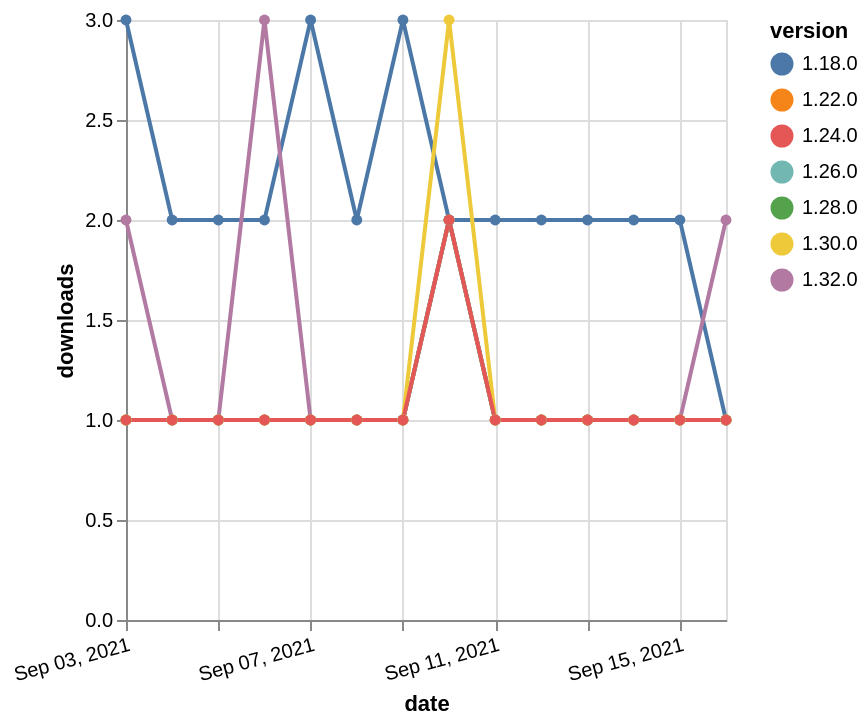

Write a Vega-Lite specification for this figure.
### Vega-Lite specification from a JSON file in a GitHub repository (floating-point values rounded to 4 significant figures)
{"$schema": "https://vega.github.io/schema/vega-lite/v5.json", "description": "A simple bar chart with embedded data.", "data": {"values": [{"date": "2021-09-03", "total": 2335, "delta": 3, "version": "1.18.0"}, {"date": "2021-09-04", "total": 2337, "delta": 2, "version": "1.18.0"}, {"date": "2021-09-05", "total": 2339, "delta": 2, "version": "1.18.0"}, {"date": "2021-09-06", "total": 2341, "delta": 2, "version": "1.18.0"}, {"date": "2021-09-07", "total": 2344, "delta": 3, "version": "1.18.0"}, {"date": "2021-09-08", "total": 2346, "delta": 2, "version": "1.18.0"}, {"date": "2021-09-09", "total": 2349, "delta": 3, "version": "1.18.0"}, {"date": "2021-09-10", "total": 2351, "delta": 2, "version": "1.18.0"}, {"date": "2021-09-11", "total": 2353, "delta": 2, "version": "1.18.0"}, {"date": "2021-09-12", "total": 2355, "delta": 2, "version": "1.18.0"}, {"date": "2021-09-13", "total": 2357, "delta": 2, "version": "1.18.0"}, {"date": "2021-09-14", "total": 2359, "delta": 2, "version": "1.18.0"}, {"date": "2021-09-15", "total": 2361, "delta": 2, "version": "1.18.0"}, {"date": "2021-09-16", "total": 2362, "delta": 1, "version": "1.18.0"}, {"date": "2021-09-03", "total": 118, "delta": 2, "version": "1.32.0"}, {"date": "2021-09-04", "total": 119, "delta": 1, "version": "1.32.0"}, {"date": "2021-09-05", "total": 120, "delta": 1, "version": "1.32.0"}, {"date": "2021-09-06", "total": 123, "delta": 3, "version": "1.32.0"}, {"date": "2021-09-07", "total": 124, "delta": 1, "version": "1.32.0"}, {"date": "2021-09-08", "total": 125, "delta": 1, "version": "1.32.0"}, {"date": "2021-09-09", "total": 126, "delta": 1, "version": "1.32.0"}, {"date": "2021-09-10", "total": 128, "delta": 2, "version": "1.32.0"}, {"date": "2021-09-11", "total": 129, "delta": 1, "version": "1.32.0"}, {"date": "2021-09-12", "total": 130, "delta": 1, "version": "1.32.0"}, {"date": "2021-09-13", "total": 131, "delta": 1, "version": "1.32.0"}, {"date": "2021-09-14", "total": 132, "delta": 1, "version": "1.32.0"}, {"date": "2021-09-15", "total": 133, "delta": 1, "version": "1.32.0"}, {"date": "2021-09-16", "total": 135, "delta": 2, "version": "1.32.0"}, {"date": "2021-09-03", "total": 257, "delta": 1, "version": "1.22.0"}, {"date": "2021-09-04", "total": 258, "delta": 1, "version": "1.22.0"}, {"date": "2021-09-05", "total": 259, "delta": 1, "version": "1.22.0"}, {"date": "2021-09-06", "total": 260, "delta": 1, "version": "1.22.0"}, {"date": "2021-09-07", "total": 261, "delta": 1, "version": "1.22.0"}, {"date": "2021-09-08", "total": 262, "delta": 1, "version": "1.22.0"}, {"date": "2021-09-09", "total": 263, "delta": 1, "version": "1.22.0"}, {"date": "2021-09-10", "total": 265, "delta": 2, "version": "1.22.0"}, {"date": "2021-09-11", "total": 266, "delta": 1, "version": "1.22.0"}, {"date": "2021-09-12", "total": 267, "delta": 1, "version": "1.22.0"}, {"date": "2021-09-13", "total": 268, "delta": 1, "version": "1.22.0"}, {"date": "2021-09-14", "total": 269, "delta": 1, "version": "1.22.0"}, {"date": "2021-09-15", "total": 270, "delta": 1, "version": "1.22.0"}, {"date": "2021-09-16", "total": 271, "delta": 1, "version": "1.22.0"}, {"date": "2021-09-03", "total": 169, "delta": 1, "version": "1.28.0"}, {"date": "2021-09-04", "total": 170, "delta": 1, "version": "1.28.0"}, {"date": "2021-09-05", "total": 171, "delta": 1, "version": "1.28.0"}, {"date": "2021-09-06", "total": 172, "delta": 1, "version": "1.28.0"}, {"date": "2021-09-07", "total": 173, "delta": 1, "version": "1.28.0"}, {"date": "2021-09-08", "total": 174, "delta": 1, "version": "1.28.0"}, {"date": "2021-09-09", "total": 175, "delta": 1, "version": "1.28.0"}, {"date": "2021-09-10", "total": 177, "delta": 2, "version": "1.28.0"}, {"date": "2021-09-11", "total": 178, "delta": 1, "version": "1.28.0"}, {"date": "2021-09-12", "total": 179, "delta": 1, "version": "1.28.0"}, {"date": "2021-09-13", "total": 180, "delta": 1, "version": "1.28.0"}, {"date": "2021-09-14", "total": 181, "delta": 1, "version": "1.28.0"}, {"date": "2021-09-15", "total": 182, "delta": 1, "version": "1.28.0"}, {"date": "2021-09-16", "total": 183, "delta": 1, "version": "1.28.0"}, {"date": "2021-09-03", "total": 200, "delta": 1, "version": "1.26.0"}, {"date": "2021-09-04", "total": 201, "delta": 1, "version": "1.26.0"}, {"date": "2021-09-05", "total": 202, "delta": 1, "version": "1.26.0"}, {"date": "2021-09-06", "total": 203, "delta": 1, "version": "1.26.0"}, {"date": "2021-09-07", "total": 204, "delta": 1, "version": "1.26.0"}, {"date": "2021-09-08", "total": 205, "delta": 1, "version": "1.26.0"}, {"date": "2021-09-09", "total": 206, "delta": 1, "version": "1.26.0"}, {"date": "2021-09-10", "total": 208, "delta": 2, "version": "1.26.0"}, {"date": "2021-09-11", "total": 209, "delta": 1, "version": "1.26.0"}, {"date": "2021-09-12", "total": 210, "delta": 1, "version": "1.26.0"}, {"date": "2021-09-13", "total": 211, "delta": 1, "version": "1.26.0"}, {"date": "2021-09-14", "total": 212, "delta": 1, "version": "1.26.0"}, {"date": "2021-09-15", "total": 213, "delta": 1, "version": "1.26.0"}, {"date": "2021-09-16", "total": 214, "delta": 1, "version": "1.26.0"}, {"date": "2021-09-03", "total": 196, "delta": 1, "version": "1.30.0"}, {"date": "2021-09-04", "total": 197, "delta": 1, "version": "1.30.0"}, {"date": "2021-09-05", "total": 198, "delta": 1, "version": "1.30.0"}, {"date": "2021-09-06", "total": 199, "delta": 1, "version": "1.30.0"}, {"date": "2021-09-07", "total": 200, "delta": 1, "version": "1.30.0"}, {"date": "2021-09-08", "total": 201, "delta": 1, "version": "1.30.0"}, {"date": "2021-09-09", "total": 202, "delta": 1, "version": "1.30.0"}, {"date": "2021-09-10", "total": 205, "delta": 3, "version": "1.30.0"}, {"date": "2021-09-11", "total": 206, "delta": 1, "version": "1.30.0"}, {"date": "2021-09-12", "total": 207, "delta": 1, "version": "1.30.0"}, {"date": "2021-09-13", "total": 208, "delta": 1, "version": "1.30.0"}, {"date": "2021-09-14", "total": 209, "delta": 1, "version": "1.30.0"}, {"date": "2021-09-15", "total": 210, "delta": 1, "version": "1.30.0"}, {"date": "2021-09-16", "total": 211, "delta": 1, "version": "1.30.0"}, {"date": "2021-09-03", "total": 197, "delta": 1, "version": "1.24.0"}, {"date": "2021-09-04", "total": 198, "delta": 1, "version": "1.24.0"}, {"date": "2021-09-05", "total": 199, "delta": 1, "version": "1.24.0"}, {"date": "2021-09-06", "total": 200, "delta": 1, "version": "1.24.0"}, {"date": "2021-09-07", "total": 201, "delta": 1, "version": "1.24.0"}, {"date": "2021-09-08", "total": 202, "delta": 1, "version": "1.24.0"}, {"date": "2021-09-09", "total": 203, "delta": 1, "version": "1.24.0"}, {"date": "2021-09-10", "total": 205, "delta": 2, "version": "1.24.0"}, {"date": "2021-09-11", "total": 206, "delta": 1, "version": "1.24.0"}, {"date": "2021-09-12", "total": 207, "delta": 1, "version": "1.24.0"}, {"date": "2021-09-13", "total": 208, "delta": 1, "version": "1.24.0"}, {"date": "2021-09-14", "total": 209, "delta": 1, "version": "1.24.0"}, {"date": "2021-09-15", "total": 210, "delta": 1, "version": "1.24.0"}, {"date": "2021-09-16", "total": 211, "delta": 1, "version": "1.24.0"}]}, "width": "container", "mark": {"type": "line", "point": {"filled": true}}, "encoding": {"x": {"field": "date", "type": "temporal", "timeUnit": "yearmonthdate", "title": "date", "axis": {"labelAngle": -15}}, "y": {"field": "delta", "type": "quantitative", "title": "downloads"}, "color": {"field": "version", "type": "nominal"}, "tooltip": {"field": "delta"}}}
